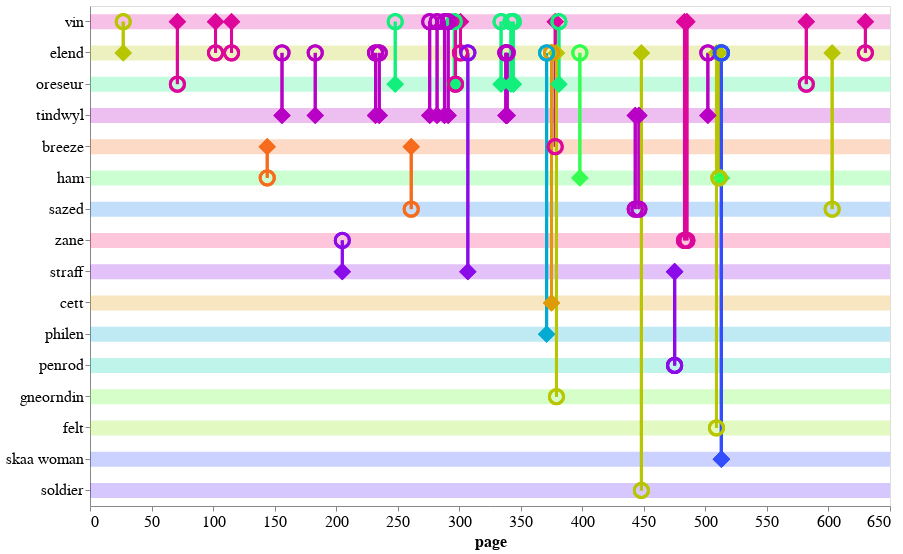

This figure's notebook cell:
### Code cell
plot_eyebrow_connections_int(wa_plot_df,'wa_eyebrow_conn_int')

### Figure 1 — Vega-Lite specification as saved in the notebook (floating-point values rounded to 4 significant figures)
{"config": {"view": {"continuousWidth": 400, "continuousHeight": 300}, "axis": {"labelFontSize": 16, "titleFontSize": 16}}, "layer": [{"data": {"name": "data-62865531d9901d79e4e0f624f0425445"}, "mark": "rule", "encoding": {"color": {"type": "nominal", "field": "character_draw", "legend": null, "scale": {"scheme": "sinebow"}}, "opacity": {"condition": {"value": 0.25, "selection": "selector002"}, "value": 0.05}, "size": {"value": 15}, "y": {"type": "nominal", "field": "character_draw", "sort": null}}, "selection": {"selector002": {"type": "multi", "on": "mouseover", "fields": ["character_draw"], "nearest": true}}}, {"data": {"name": "data-1e09012c13176ada256c46e25f568e1a"}, "mark": "point", "encoding": {"color": {"type": "nominal", "field": "source", "legend": null, "scale": {"scheme": "sinebow"}}, "opacity": {"value": 0}, "tooltip": [{"type": "nominal", "field": "source"}, {"type": "nominal", "field": "target"}, {"type": "quantitative", "field": "page"}], "x": {"type": "quantitative", "axis": {"grid": false}, "field": "page"}, "y": {"type": "nominal", "axis": {"title": null}, "field": "character_draw", "sort": null}}}, {"data": {"name": "data-1e09012c13176ada256c46e25f568e1a"}, "mark": "rule", "encoding": {"color": {"type": "nominal", "field": "source", "legend": null, "scale": {"scheme": "sinebow"}}, "opacity": {"condition": {"value": 1, "selection": "selector002"}, "value": 0.15}, "size": {"condition": {"value": 3, "selection": "selector002"}, "value": 1}, "tooltip": [{"type": "nominal", "field": "source"}, {"type": "nominal", "field": "target"}, {"type": "quantitative", "field": "page"}], "x": {"type": "quantitative", "field": "page"}, "y": {"type": "nominal", "field": "source", "sort": null}, "y2": {"field": "target"}}}, {"data": {"name": "data-1e09012c13176ada256c46e25f568e1a"}, "mark": {"type": "point", "filled": true, "shape": "diamond"}, "encoding": {"color": {"type": "nominal", "field": "source", "legend": null, "scale": {"scheme": "sinebow"}}, "opacity": {"value": 1}, "size": {"condition": {"value": 300, "selection": "selector002"}, "value": 100}, "tooltip": [{"type": "nominal", "field": "source"}, {"type": "nominal", "field": "target"}, {"type": "quantitative", "field": "page"}], "x": {"type": "quantitative", "field": "page"}, "y": {"type": "nominal", "field": "source", "sort": null}}}, {"data": {"name": "data-1e09012c13176ada256c46e25f568e1a"}, "mark": "point", "encoding": {"color": {"type": "nominal", "field": "source", "legend": null, "scale": {"scheme": "sinebow"}}, "opacity": {"value": 1}, "size": {"condition": {"value": 200, "selection": "selector002"}, "value": 100}, "strokeWidth": {"condition": {"value": 3, "selection": "selector002"}, "value": 1}, "tooltip": [{"type": "nominal", "field": "source"}, {"type": "nominal", "field": "target"}, {"type": "quantitative", "field": "page"}], "x": {"type": "quantitative", "field": "page"}, "y": {"type": "nominal", "field": "target", "sort": null}}}], "height": 500, "width": 800, "$schema": "https://vega.github.io/schema/vega-lite/v4.0.2.json", "datasets": {"data-62865531d9901d79e4e0f624f0425445": [{"character_draw": "vin"}, {"character_draw": "elend"}, {"character_draw": "oreseur"}, {"character_draw": "tindwyl"}, {"character_draw": "breeze"}, {"character_draw": "ham"}, {"character_draw": "sazed"}, {"character_draw": "zane"}, {"character_draw": "straff"}, {"character_draw": "cett"}, {"character_draw": "philen"}, {"character_draw": "penrod"}, {"character_draw": "gneorndin"}, {"character_draw": "felt"}, {"character_draw": "skaa woman"}, {"character_draw": "soldier"}], "data-1e09012c13176ada256c46e25f568e1a": [{"idx": 71, "eyebrow": "source", "character_draw": "vin", "page": 301, "source": "vin", "target": "elend", "book": 2, "char_order": "vin"}, {"idx": 77, "eyebrow": "target", "character_draw": "vin", "page": 342, "source": "oreseur", "target": "vin", "book": 2, "char_order": "vin"}, {"idx": 81, "eyebrow": "source", "character_draw": "vin", "page": 378, "source": "vin", "target": "breeze", "book": 2, "char_order": "vin"}, {"idx": 65, "eyebrow": "target", "character_draw": "vin", "page": 276, "source": "tindwyl", "target": "vin", "book": 2, "char_order": "vin"}, {"idx": 83, "eyebrow": "target", "character_draw": "vin", "page": 381, "source": "oreseur", "target": "vin", "book": 2, "char_order": "vin"}, {"idx": 100, "eyebrow": "source", "character_draw": "vin", "page": 630, "source": "vin", "target": "elend", "book": 2, "char_order": "vin"}, {"idx": 66, "eyebrow": "target", "character_draw": "vin", "page": 282, "source": "tindwyl", "target": "vin", "book": 2, "char_order": "vin"}, {"idx": 90, "eyebrow": "source", "character_draw": "vin", "page": 483, "source": "vin", "target": "zane", "book": 2, "char_order": "vin"}, {"idx": 91, "eyebrow": "source", "character_draw": "vin", "page": 485, "source": "vin", "target": "zane", "book": 2, "char_order": "vin"}, {"idx": 63, "eyebrow": "target", "character_draw": "vin", "page": 248, "source": "oreseur", "target": "vin", "book": 2, "char_order": "vin"}, {"idx": 67, "eyebrow": "target", "character_draw": "vin", "page": 288, "source": "tindwyl", "target": "vin", "book": 2, "char_order": "vin"}, {"idx": 68, "eyebrow": "target", "character_draw": "vin", "page": 291, "source": "tindwyl", "target": "vin", "book": 2, "char_order": "vin"}, {"idx": 73, "eyebrow": "target", "character_draw": "vin", "page": 334, "source": "oreseur", "target": "vin", "book": 2, "char_order": "vin"}, {"idx": 69, "eyebrow": "target", "character_draw": "vin", "page": 296, "source": "oreseur", "target": "vin", "book": 2, "char_order": "vin"}, {"idx": 56, "eyebrow": "source", "character_draw": "vin", "page": 115, "source": "vin", "target": "elend", "book": 2, "char_order": "vin"}, {"idx": 98, "eyebrow": "source", "character_draw": "vin", "page": 582, "source": "vin", "target": "oreseur", "book": 2, "char_order": "vin"}, {"idx": 55, "eyebrow": "source", "character_draw": "vin", "page": 102, "source": "vin", "target": "elend", "book": 2, "char_order": "vin"}, {"idx": 70, "eyebrow": "source", "character_draw": "vin", "page": 297, "source": "vin", "target": "oreseur", "book": 2, "char_order": "vin"}, {"idx": 54, "eyebrow": "source", "character_draw": "vin", "page": 71, "source": "vin", "target": "oreseur", "book": 2, "char_order": "vin"}, {"idx": 53, "eyebrow": "target", "character_draw": "vin", "page": 27, "source": "elend", "target": "vin", "book": 2, "char_order": "vin"}, {"idx": 78, "eyebrow": "target", "character_draw": "vin", "page": 344, "source": "oreseur", "target": "vin", "book": 2, "char_order": "vin"}, {"idx": 75, "eyebrow": "target", "character_draw": "elend", "page": 338, "source": "tindwyl", "target": "elend", "book": 2, "char_order": "elend"}, {"idx": 74, "eyebrow": "target", "character_draw": "elend", "page": 338, "source": "tindwyl", "target": "elend", "book": 2, "char_order": "elend"}, {"idx": 53, "eyebrow": "source", "character_draw": "elend", "page": 27, "source": "elend", "target": "vin", "book": 2, "char_order": "elend"}, {"idx": 80, "eyebrow": "target", "character_draw": "elend", "page": 375, "source": "cett", "target": "elend", "book": 2, "char_order": "elend"}, {"idx": 72, "eyebrow": "target", "character_draw": "elend", "page": 307, "source": "straff", "target": "elend", "book": 2, "char_order": "elend"}, {"idx": 84, "eyebrow": "target", "character_draw": "elend", "page": 398, "source": "ham", "target": "elend", "book": 2, "char_order": "elend"}, {"idx": 87, "eyebrow": "source", "character_draw": "elend", "page": 448, "source": "elend", "target": "soldier", "book": 2, "char_order": "elend"}, {"idx": 92, "eyebrow": "target", "character_draw": "elend", "page": 502, "source": "tindwyl", "target": "elend", "book": 2, "char_order": "elend"}, {"idx": 93, "eyebrow": "source", "character_draw": "elend", "page": 509, "source": "elend", "target": "felt", "book": 2, "char_order": "elend"}, {"idx": 94, "eyebrow": "source", "character_draw": "elend", "page": 511, "source": "elend", "target": "ham", "book": 2, "char_order": "elend"}, {"idx": 95, "eyebrow": "target", "character_draw": "elend", "page": 513, "source": "ham", "target": "elend", "book": 2, "char_order": "elend"}, {"idx": 96, "eyebrow": "target", "character_draw": "elend", "page": 513, "source": "skaa woman", "target": "elend", "book": 2, "char_order": "elend"}, {"idx": 97, "eyebrow": "target", "character_draw": "elend", "page": 513, "source": "skaa woman", "target": "elend", "book": 2, "char_order": "elend"}, {"idx": 99, "eyebrow": "source", "character_draw": "elend", "page": 603, "source": "elend", "target": "sazed", "book": 2, "char_order": "elend"}, {"idx": 79, "eyebrow": "target", "character_draw": "elend", "page": 371, "source": "philen", "target": "elend", "book": 2, "char_order": "elend"}, {"idx": 82, "eyebrow": "source", "character_draw": "elend", "page": 379, "source": "elend", "target": "gneorndin", "book": 2, "char_order": "elend"}, {"idx": 76, "eyebrow": "target", "character_draw": "elend", "page": 339, "source": "tindwyl", "target": "elend", "book": 2, "char_order": "elend"}, {"idx": 100, "eyebrow": "target", "character_draw": "elend", "page": 630, "source": "vin", "target": "elend", "book": 2, "char_order": "elend"}, {"idx": 62, "eyebrow": "target", "character_draw": "elend", "page": 235, "source": "tindwyl", "target": "elend", "book": 2, "char_order": "elend"}, {"idx": 71, "eyebrow": "target", "character_draw": "elend", "page": 301, "source": "vin", "target": "elend", "book": 2, "char_order": "elend"}, {"idx": 59, "eyebrow": "target", "character_draw": "elend", "page": 183, "source": "tindwyl", "target": "elend", "book": 2, "char_order": "elend"}, {"idx": 55, "eyebrow": "target", "character_draw": "elend", "page": 102, "source": "vin", "target": "elend", "book": 2, "char_order": "elend"}, {"idx": 56, "eyebrow": "target", "character_draw": "elend", "page": 115, "source": "vin", "target": "elend", "book": 2, "char_order": "elend"}, {"idx": 61, "eyebrow": "target", "character_draw": "elend", "page": 232, "source": "tindwyl", "target": "elend", "book": 2, "char_order": "elend"}, {"idx": 58, "eyebrow": "target", "character_draw": "elend", "page": 156, "source": "tindwyl", "target": "elend", "book": 2, "char_order": "elend"}, {"idx": 63, "eyebrow": "source", "character_draw": "oreseur", "page": 248, "source": "oreseur", "target": "vin", "book": 2, "char_order": "oreseur"}, {"idx": 78, "eyebrow": "source", "character_draw": "oreseur", "page": 344, "source": "oreseur", "target": "vin", "book": 2, "char_order": "oreseur"}, {"idx": 77, "eyebrow": "source", "character_draw": "oreseur", "page": 342, "source": "oreseur", "target": "vin", "book": 2, "char_order": "oreseur"}, {"idx": 98, "eyebrow": "target", "character_draw": "oreseur", "page": 582, "source": "vin", "target": "oreseur", "book": 2, "char_order": "oreseur"}, {"idx": 54, "eyebrow": "target", "character_draw": "oreseur", "page": 71, "source": "vin", "target": "oreseur", "book": 2, "char_order": "oreseur"}, {"idx": 69, "eyebrow": "source", "character_draw": "oreseur", "page": 296, "source": "oreseur", "target": "vin", "book": 2, "char_order": "oreseur"}, {"idx": 73, "eyebrow": "source", "character_draw": "oreseur", "page": 334, "source": "oreseur", "target": "vin", "book": 2, "char_order": "oreseur"}, {"idx": 70, "eyebrow": "target", "character_draw": "oreseur", "page": 297, "source": "vin", "target": "oreseur", "book": 2, "char_order": "oreseur"}, {"idx": 83, "eyebrow": "source", "character_draw": "oreseur", "page": 381, "source": "oreseur", "target": "vin", "book": 2, "char_order": "oreseur"}, {"idx": 59, "eyebrow": "source", "character_draw": "tindwyl", "page": 183, "source": "tindwyl", "target": "elend", "book": 2, "char_order": "tindwyl"}, {"idx": 92, "eyebrow": "source", "character_draw": "tindwyl", "page": 502, "source": "tindwyl", "target": "elend", "book": 2, "char_order": "tindwyl"}, {"idx": 85, "eyebrow": "source", "character_draw": "tindwyl", "page": 443, "source": "tindwyl", "target": "sazed", "book": 2, "char_order": "tindwyl"}, {"idx": 61, "eyebrow": "source", "character_draw": "tindwyl", "page": 232, "source": "tindwyl", "target": "elend", "book": 2, "char_order": "tindwyl"}, {"idx": 58, "eyebrow": "source", "character_draw": "tindwyl", "page": 156, "source": "tindwyl", "target": "elend", "book": 2, "char_order": "tindwyl"}, {"idx": 86, "eyebrow": "source", "character_draw": "tindwyl", "page": 446, "source": "tindwyl", "target": "sazed", "book": 2, "char_order": "tindwyl"}, {"idx": 62, "eyebrow": "source", "character_draw": "tindwyl", "page": 235, "source": "tindwyl", "target": "elend", "book": 2, "char_order": "tindwyl"}, {"idx": 74, "eyebrow": "source", "character_draw": "tindwyl", "page": 338, "source": "tindwyl", "target": "elend", "book": 2, "char_order": "tindwyl"}, {"idx": 68, "eyebrow": "source", "character_draw": "tindwyl", "page": 291, "source": "tindwyl", "target": "vin", "book": 2, "char_order": "tindwyl"}, {"idx": 75, "eyebrow": "source", "character_draw": "tindwyl", "page": 338, "source": "tindwyl", "target": "elend", "book": 2, "char_order": "tindwyl"}, {"idx": 67, "eyebrow": "source", "character_draw": "tindwyl", "page": 288, "source": "tindwyl", "target": "vin", "book": 2, "char_order": "tindwyl"}, {"idx": 76, "eyebrow": "source", "character_draw": "tindwyl", "page": 339, "source": "tindwyl", "target": "elend", "book": 2, "char_order": "tindwyl"}, {"idx": 66, "eyebrow": "source", "character_draw": "tindwyl", "page": 282, "source": "tindwyl", "target": "vin", "book": 2, "char_order": "tindwyl"}, {"idx": 65, "eyebrow": "source", "character_draw": "tindwyl", "page": 276, "source": "tindwyl", "target": "vin", "book": 2, "char_order": "tindwyl"}, {"idx": 81, "eyebrow": "target", "character_draw": "breeze", "page": 378, "source": "vin", "target": "breeze", "book": 2, "char_order": "breeze"}, {"idx": 64, "eyebrow": "source", "character_draw": "breeze", "page": 261, "source": "breeze", "target": "sazed", "book": 2, "char_order": "breeze"}, {"idx": 57, "eyebrow": "source", "character_draw": "breeze", "page": 144, "source": "breeze", "target": "ham", "book": 2, "char_order": "breeze"}, {"idx": 84, "eyebrow": "source", "character_draw": "ham", "page": 398, "source": "ham", "target": "elend", "book": 2, "char_order": "ham"}, {"idx": 57, "eyebrow": "target", "character_draw": "ham", "page": 144, "source": "breeze", "target": "ham", "book": 2, "char_order": "ham"}, {"idx": 95, "eyebrow": "source", "character_draw": "ham", "page": 513, "source": "ham", "target": "elend", "book": 2, "char_order": "ham"}, {"idx": 94, "eyebrow": "target", "character_draw": "ham", "page": 511, "source": "elend", "target": "ham", "book": 2, "char_order": "ham"}, {"idx": 99, "eyebrow": "target", "character_draw": "sazed", "page": 603, "source": "elend", "target": "sazed", "book": 2, "char_order": "sazed"}, {"idx": 64, "eyebrow": "target", "character_draw": "sazed", "page": 261, "source": "breeze", "target": "sazed", "book": 2, "char_order": "sazed"}, {"idx": 85, "eyebrow": "target", "character_draw": "sazed", "page": 443, "source": "tindwyl", "target": "sazed", "book": 2, "char_order": "sazed"}, {"idx": 86, "eyebrow": "target", "character_draw": "sazed", "page": 446, "source": "tindwyl", "target": "sazed", "book": 2, "char_order": "sazed"}, {"idx": 91, "eyebrow": "target", "character_draw": "zane", "page": 485, "source": "vin", "target": "zane", "book": 2, "char_order": "zane"}, {"idx": 90, "eyebrow": "target", "character_draw": "zane", "page": 483, "source": "vin", "target": "zane", "book": 2, "char_order": "zane"}, {"idx": 60, "eyebrow": "target", "character_draw": "zane", "page": 205, "source": "straff", "target": "zane", "book": 2, "char_order": "zane"}, {"idx": 88, "eyebrow": "source", "character_draw": "straff", "page": 475, "source": "straff", "target": "penrod", "book": 2, "char_order": "straff"}, {"idx": 72, "eyebrow": "source", "character_draw": "straff", "page": 307, "source": "straff", "target": "elend", "book": 2, "char_order": "straff"}, {"idx": 60, "eyebrow": "source", "character_draw": "straff", "page": 205, "source": "straff", "target": "zane", "book": 2, "char_order": "straff"}, {"idx": 89, "eyebrow": "source", "character_draw": "straff", "page": 475, "source": "straff", "target": "penrod", "book": 2, "char_order": "straff"}, {"idx": 80, "eyebrow": "source", "character_draw": "cett", "page": 375, "source": "cett", "target": "elend", "book": 2, "char_order": "cett"}, {"idx": 79, "eyebrow": "source", "character_draw": "philen", "page": 371, "source": "philen", "target": "elend", "book": 2, "char_order": "philen"}, {"idx": 89, "eyebrow": "target", "character_draw": "penrod", "page": 475, "source": "straff", "target": "penrod", "book": 2, "char_order": "penrod"}, {"idx": 88, "eyebrow": "target", "character_draw": "penrod", "page": 475, "source": "straff", "target": "penrod", "book": 2, "char_order": "penrod"}, {"idx": 82, "eyebrow": "target", "character_draw": "gneorndin", "page": 379, "source": "elend", "target": "gneorndin", "book": 2, "char_order": "gneorndin"}, {"idx": 93, "eyebrow": "target", "character_draw": "felt", "page": 509, "source": "elend", "target": "felt", "book": 2, "char_order": "felt"}, {"idx": 96, "eyebrow": "source", "character_draw": "skaa woman", "page": 513, "source": "skaa woman", "target": "elend", "book": 2, "char_order": "skaa woman"}, {"idx": 97, "eyebrow": "source", "character_draw": "skaa woman", "page": 513, "source": "skaa woman", "target": "elend", "book": 2, "char_order": "skaa woman"}, {"idx": 87, "eyebrow": "target", "character_draw": "soldier", "page": 448, "source": "elend", "target": "soldier", "book": 2, "char_order": null}]}}
